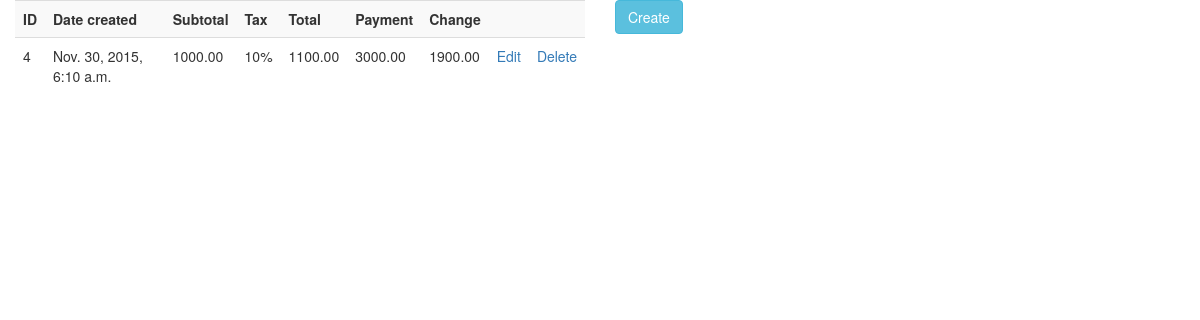
Page /sales/ on the committed database.
### ventasapp/models.py (models this page shows, shortened)
class Sale(models.Model):
	id = models.AutoField(primary_key=True)
	date_created = models.DateTimeField('date created')
	subtotal = models.DecimalField(max_digits=10,decimal_places=2)
	tax = models.IntegerField()
	payment = models.DecimalField(max_digits=10,decimal_places=2)
	def total(self):
		sub = self.subtotal
		tx = Decimal.from_float(1+(self.tax / 100.00))
		total = (sub*tx).quantize(Decimal("0.00"))
		return total
	def change(self):
		change = (self.payment - self.total()).quantize(Decimal("0.00"))
		return change

### ventasapp/views.py (the view)
# urls.py: url(r'^sales/$',views.list_sales, name="list_sales"),
def list_sales(request):
	sales = Sale.objects.all()
	return render_to_response("list_sales.html",{"SalesParameter": sales},context_instance = RequestContext(request))

### ventasapp/templates/list_sales.html (shortened to what this page needs)
{% extends "base.html" %}
{% block content %}
<div class="col-md-6">
    <table class="table table-striped">
        <th>ID</th>
        <th>Date created</th>
        <th>Subtotal</th>
        <th>Tax</th>
        <th>Total</th>
        <th>Payment</th>
        <th>Change</th>
        <th></th>
        <th></th>
        {% for s in SalesParameter %}
            <tr>
                <td>{{s.id}}</td>
                <td>{{s.date_created}}</td>
                <td>{{s.subtotal}}</td>
                <td>{{s.tax}}%</td>
                <td>{{s.total}}</td>
                <td>{{s.payment}}</td>
                <td>{{s.change}}</td>
                <td><a href="{{s.id}}/edit/">Edit</a></td>
                <td><a href="{{s.id}}/delete/">Delete</a></td>
            </tr>
        {% endfor %}
    </table>
</div>
<div class="col-md-6">
<a href="/sales/create" class="btn btn-info" role="button">Create</a>
</div>
{% endblock content %}

### rows in the picture
Sale: id "4", date_created "Nov. 30, 2015, 6:10 a.m.", subtotal "1000.00", tax "10", total "1100.00", payment "3000.00", change "1900.00"
